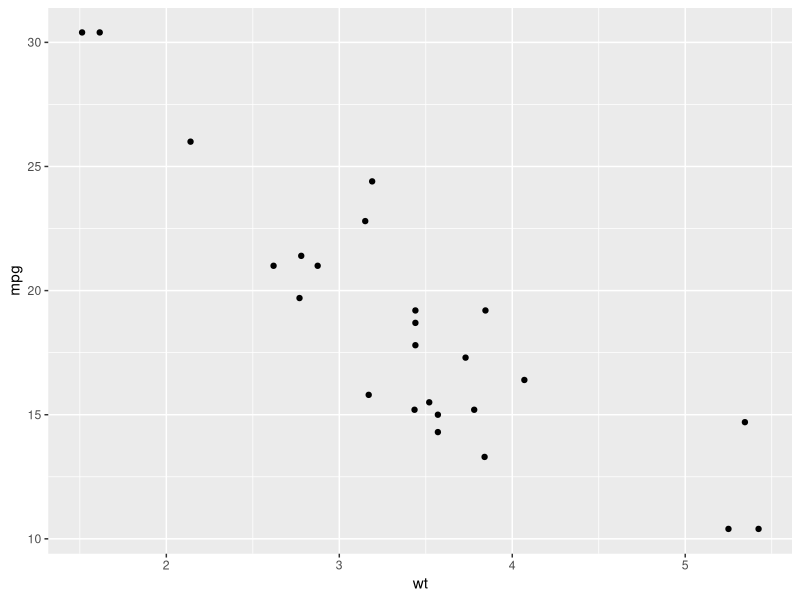
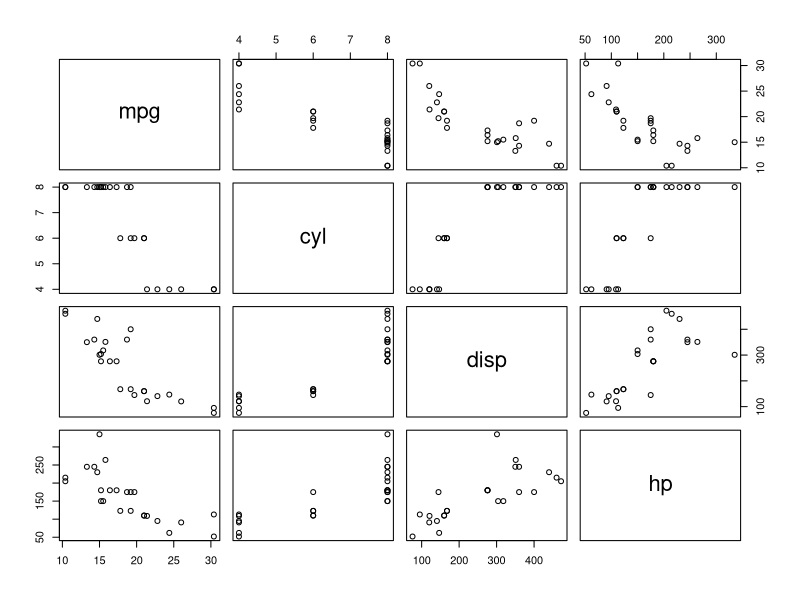
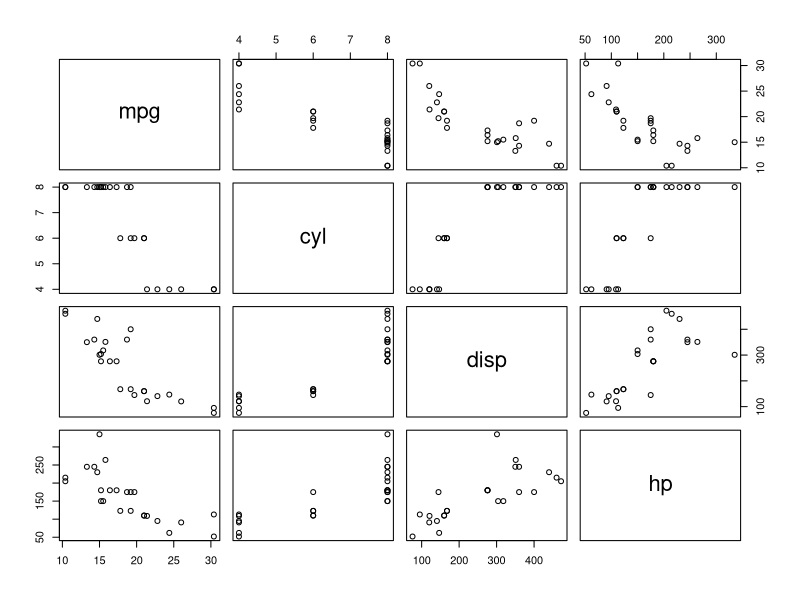

Source code (R) for these figures, in order: (Note: this script raises an error after producing the figures.)
## ---- chunk 1
library(magrittr)
library(dplyr)

arrange(
   summarize(
       group_by(
           filter(mtcars, carb > 1),
           cyl
          ),
       Avg_mpg = mean(mpg)
      ),
   desc(Avg_mpg)
 )
## ---- chunk 2
a <- filter(mtcars, carb > 1)
b <- group_by(a, cyl)
c <- summarise(b, Avg_mpg = mean(mpg))
d <- arrange(c, desc(Avg_mpg))
print(d)
## ---- chunk 3
mtcars %>%
        filter(carb > 1) %>%
        group_by(cyl) %>%
        summarise(Avg_mpg = mean(mpg)) %>%
        arrange(desc(Avg_mpg))
## ---- chunk 4
mtcars %>%
        filter(carb > 1) %>%
        lm(mpg ~ cyl + hp, data = .) %>%
        summary()
## ---- chunk 5
library(ggplot2)

mtcars %>%
        filter(carb > 1) %>%
        qplot(x = wt, y = mpg, data = .)
## ---- chunk 6
# subset with extract
mtcars %>%
        extract(, 1:4) %>%
        head

# add, subtract, multiply, divide and other operations are available
mtcars %>% 
        extract(, "mpg") %>% 
        multiply_by(5)

# logical assessments and filters are available
mtcars %>% 
        extract(, "cyl") %>% 
        equals(4)

# renaming columns and rows is available
mtcars %>%
        head %>%
        set_colnames(paste("Col", 1:11, sep = ""))
## ---- chunk 7
# normal piping terminates with the plot() function resulting in
# NULL results for the summary() function
mtcars %>%
        filter(carb > 1) %>%
        extract(, 1:4) %>%
        plot() %>%
        summary()
## ---- chunk 8
# inserting %T>% allows you to plot and perform the functions that 
# follow the plotting function
mtcars %>%
        filter(carb > 1) %>%
        extract(, 1:4) %T>%
        plot() %>%
        summary()
## ---- chunk 9
# note that mpg is in its typical measurement
head(mtcars)

# we can square root mpg and save this change using %<>%
mtcars$mpg %<>% sqrt

head(mtcars)
## ---- chunk 10
# regular piping results in an error
mtcars %>%
        subset(vs == 0) %>%
        cor(mpg, wt)

# using %$% allows you to specify variables of interest
mtcars %>%
        subset(vs == 0) %$%
        cor(mpg, wt)
